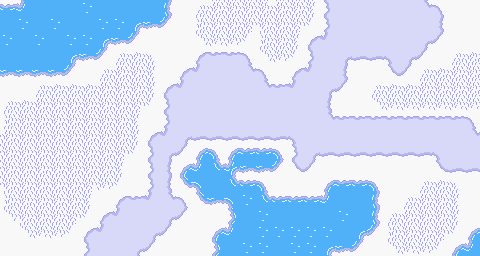

This game map was drawn from its Tiled (.tmx) file and the tilesets committed beside it. A one-line description and the full map source follow:
An orthogonal 30x16 tile map with 16x16 px tiles, 1 tile layer (Tile Layer 1).

<map version="1.0" tiledversion="1.0.3" orientation="orthogonal" renderorder="right-down" width="30" height="16" tilewidth="16" tileheight="16" nextobjectid="1">
 <tileset firstgid="1" source="Test Tileset.tsx" />
 <layer name="Tile Layer 1" width="30" height="16">
  <data encoding="csv">
9,74,25,25,25,22,25,25,25,25,26,1,2,68,19,19,67,68,19,20,27,31,31,31,28,31,79,13,1,1,
25,22,25,22,25,25,22,22,57,41,42,1,18,19,19,51,52,19,51,36,30,28,31,28,28,28,28,32,1,1,
22,25,22,25,22,22,57,41,42,1,1,1,34,35,35,36,18,19,20,11,77,28,28,28,31,31,63,45,1,1,
25,25,25,25,57,41,42,2,3,4,1,1,14,15,12,13,34,35,36,30,31,63,44,47,61,60,45,1,2,3,
41,41,41,41,42,1,2,68,19,20,1,14,77,31,28,76,13,1,14,80,31,29,1,1,46,45,2,3,68,19,
1,1,2,3,3,3,68,19,19,20,14,80,28,28,28,31,79,15,77,31,60,45,1,2,3,3,68,19,19,19,
2,3,68,19,19,19,19,19,51,36,27,28,31,28,31,31,28,31,28,31,32,1,1,34,35,35,35,35,35,35,
18,19,19,19,19,19,19,19,20,1,30,31,31,31,31,28,28,31,28,28,76,15,15,15,15,12,15,15,12,16,
68,19,19,19,19,19,19,19,20,11,77,60,44,44,44,44,47,44,61,28,31,31,31,28,31,31,31,31,28,79,
19,19,19,19,19,19,19,51,36,27,63,45,8,10,8,9,9,10,27,63,44,44,47,47,47,44,47,61,28,31,
19,19,19,19,19,19,19,20,1,27,29,8,74,73,56,41,41,42,46,45,1,1,1,1,1,1,1,46,47,44,
52,19,19,19,19,51,35,36,1,30,32,40,58,25,73,9,10,1,1,1,8,9,9,10,1,1,2,3,4,1,
18,19,19,19,19,20,1,14,12,80,76,13,40,41,58,22,73,9,9,9,74,25,25,26,1,2,68,19,20,1,
34,52,19,19,51,36,11,77,31,31,63,48,1,1,24,25,22,25,25,25,25,22,25,26,2,68,19,19,20,1,
1,34,35,35,36,11,80,28,28,60,48,1,1,8,74,25,22,22,22,22,22,25,57,42,18,19,19,51,36,8,
1,1,1,1,1,27,28,28,60,48,1,1,1,24,25,22,22,25,22,22,57,41,42,1,34,35,35,36,8,74
</data>
 </layer>
</map>